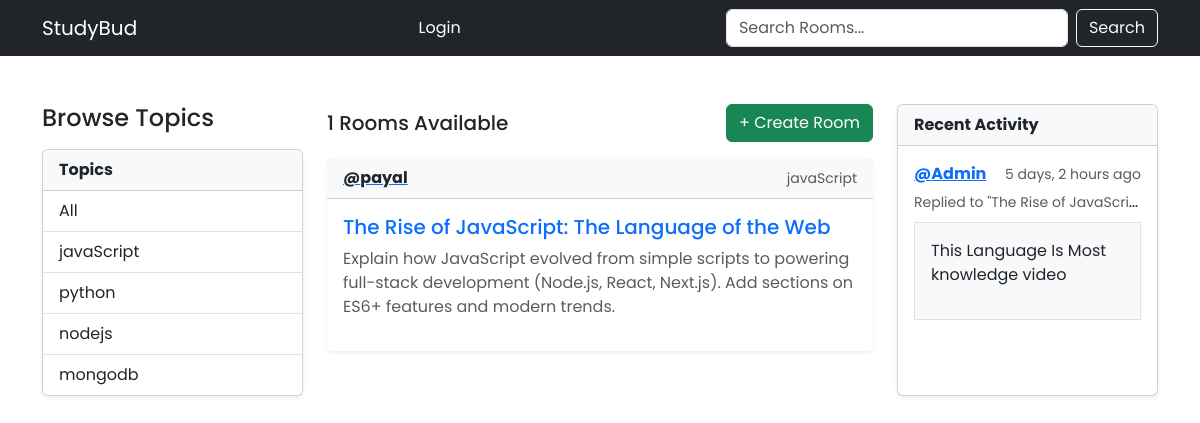
/?q=javaScript, run on the app's committed database.
### base/models.py (models this page shows, shortened)
class Topic(models.Model):
    name = models.CharField(max_length=200)

class Room(models.Model):
    host = models.ForeignKey(User, on_delete=models.SET_NULL, null=True)
    topic = models.ForeignKey(Topic, on_delete=models.SET_NULL, null=True)
    name = models.CharField(max_length=200)
    description = models.TextField(null=True, blank=True)
    participants = models.ManyToManyField(User, related_name='participants', blank=True)
    updated = models.DateTimeField(auto_now=True)
    created = models.DateTimeField(auto_now_add=True)
    class Meta:
        ordering = ['-updated', '-created']
    def __str__(self):
        return self.name

class Message(models.Model):
    user = models.ForeignKey(User, on_delete=models.CASCADE)
    room = models.ForeignKey(Room, on_delete=models.CASCADE)
    body = models.TextField()
    updated = models.DateTimeField(auto_now=True)
    created = models.DateTimeField(auto_now_add=True)
    class Meta:
        ordering = ['-updated', '-created']
    def __str__(self):
        return self.body[0:50]

### base/views.py (the view)
# urls.py: path('', views.home, name='home'),
def home(request):
    q = request.GET.get('q') if request.GET.get('q') != None else ''
    rooms = Room.objects.filter(
        Q(topic__name__icontains=q) |
        Q(name__icontains=q) |
        Q(description__icontains=q)
    )
    topics = Topic.objects.all()
    room_count = len(rooms) | rooms.count()
    room_message = Message.objects.filter(
        Q(room__topic__name__icontains=q)
    )
    context = {'rooms':rooms, "topics":topics, "room_count":room_count, 'room_message':room_message}
    return render(request, 'base/home.html',context)

### base/templates/base/home.html
{% extends 'layout.html' %} {% block content %}
<div class="row">
  <div class="col-12 col-lg-3">{% include 'base/topic_component.html' %}</div>
  <div class="col-12 col-lg-6">
    <div class="d-flex justify-content-between align-items-center mb-3">
      <h5 class="mb-0">{{ room_count }} Rooms Available</h5>
      <a href="{% url 'create-room' %}" class="btn btn-success">
        + Create Room
      </a>
    </div>
    {% include 'base/feed_component.html' %}
  </div>
  <div class="col-12 col-lg-3">
    {% include 'base/activity_component.html' %}
  </div>
</div>
{% endblock %}

### base/templates/base/topic_component.html
<h4 class="mb-3">Browse Topics</h4>
<div class="card shadow-sm">
  <div class="card-header bg-light fw-bold">Topics</div>
  <ul class="list-group list-group-flush">
    <li class="list-group-item py-2">
      <a href="{% url 'home' %}" class="d-block text-decoration-none text-dark">
        All
      </a>
    </li>
    {% for topic in topics %}
    <li class="list-group-item py-2">
      <a
        href="{% url 'home' %}?q={{ topic.name }}"
        class="d-block text-decoration-none text-dark"
      >
        {{ topic.name }}
      </a>
    </li>
    {% empty %}
    <li class="list-group-item text-muted">No topics available</li>
    {% endfor %}
  </ul>
</div>

### base/templates/base/feed_component.html (shortened to what this page needs)
<div class="d-flex flex-column gap-3">
  {% for room in rooms %}
  <div class="card shadow-sm border-0">
    <div
      class="card-header bg-light d-flex justify-content-between align-items-center"
    >
      <a href="{% url 'profile' room.host.id %}">
        <span class="fw-bold text-dark">@{{ room.host.username }}</span>
      </a>
      <small class="text-muted">{{ room.topic.name }}</small>
    </div>
    <div class="card-body">
      <h5 class="card-title mb-2">
        <a href="{% url 'room' room.id %}" class="text-decoration-none"
          >{{ room.name }}</a
        >
      </h5>
      <p class="card-text text-muted mb-3">
        {{ room.description|default:"No description provided." }}
      </p>
    </div>
  </div>
  {% empty %}
  <div class="alert alert-warning">No rooms found.</div>
  {% endfor %}
</div>

### base/templates/base/activity_component.html (shortened to what this page needs)
<div class="card shadow-sm h-100">
  <div class="card-header bg-light fw-bold">Recent Activity</div>
  <ul class="list-group list-group-flush">
    {% for message in room_message %}
    <li class="list-group-item d-flex flex-column py-3">
      <div class="d-flex justify-content-between align-items-center mb-1">
        <a href="{% url 'profile' message.user.id %}">
          <span class="fw-bold text-primary">@{{ message.user }}</span>
        </a>
        <small class="text-muted">{{ message.created|timesince }} ago</small>
      </div>
      <div class="text-truncate" title="{{ message.room }}">
        <small class="text-muted">Replied to "{{ message.room }}"</small>
      </div>
      <div class="bg-light p-3 border my-2">
        <p>{{message}}</p>
      </div>
    </li>
    {% empty %}
    <li class="list-group-item text-center text-muted py-3">
      No activity available
    </li>
    {% endfor %}
  </ul>
</div>

### templates/layout.html (style rules this page uses)
* { font-family: "Poppins", sans-serif; }

### data on the page
Topic: name "javaScript"
Topic: name "python"
Topic: name "nodejs"
Topic: name "mongodb"
Room: host.username "payal", topic.name "javaScript", name "The Rise of JavaScript: The Language of the Web", description "Explain how JavaScript evolved from simple scripts to powering full-stack development (Node.js, React, Next.js). Add sections on ES6+ features and modern trends."
Message: user "Admin", created "5 days, 2 hours", room "The Rise of JavaScri…", body "This Language Is Most knowledge video"

### other printed values
{{ room_count }} "1"
